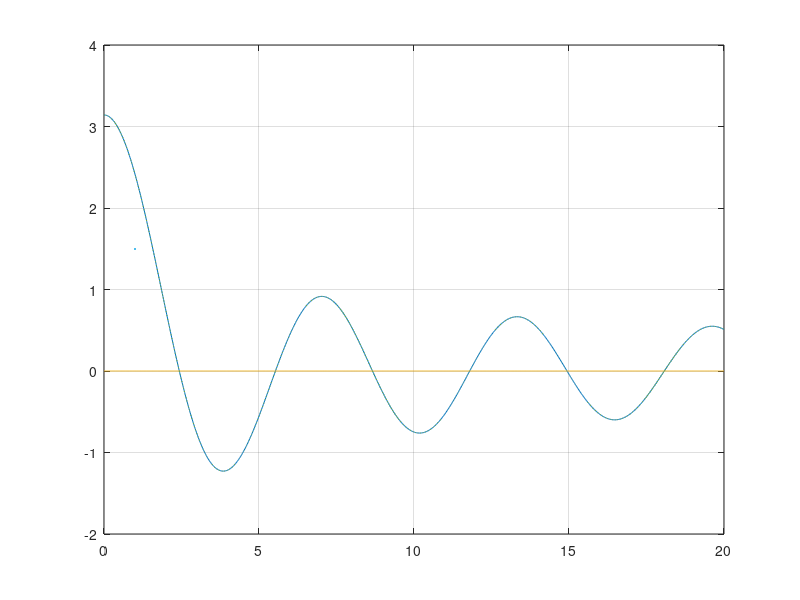

Here is the MATLAB script that generated this plot:
clc;
clear;
close all;

%% Inputs
k(:, 1) = linspace(0.001, 20, 1001);

kp = 0.8;

%% Integral
for kk = 1:numel(k)
    kk
    jInt(kk) = integral(@(x) cos(x).^2 .* exp(-1j .* k(kk) .* cos(x - kp)), ...
        0, 2*pi);
end

%% Plotting
figure;
plot(k, real(jInt), "", LineWidth=1.5);
hold on;
plot(k, imag(jInt), "", LineWidth=1.5);
plot(k, pi*besselj(0, k) - cos(2*kp) *pi*besselj(2, k), ":", LineWidth=1.5);
grid on;








